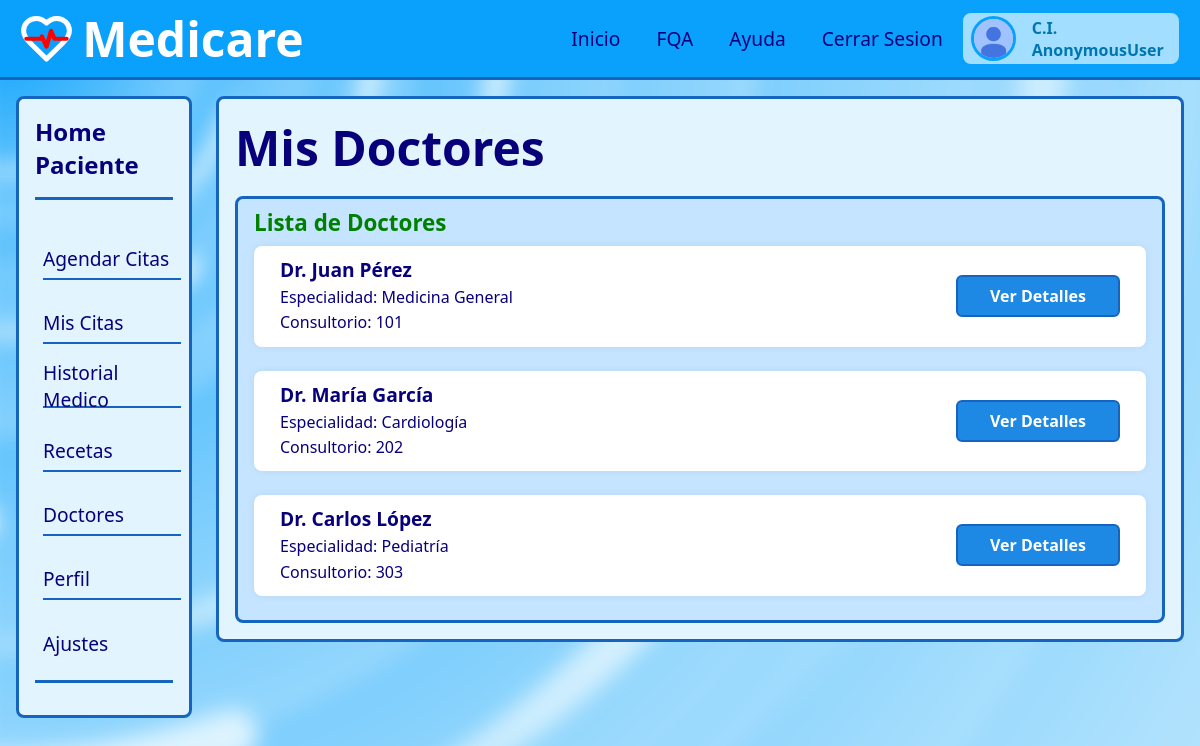
/doctores/, run on the app's committed database.
### apps/citasMedicas/models.py (models this page shows)
class Doctor(models.Model):
    user = models.OneToOneField(User, on_delete=models.CASCADE, related_name='doctor')
    especialidad = models.ForeignKey(Especialidad, on_delete=models.CASCADE, related_name='doctores')
    consultorio = models.CharField(max_length=100)
    def __str__(self):
        return f'Dr. {self.user.nombres} {self.user.apellidos}'

class Especialidad(models.Model):
    nombre = models.CharField(max_length=100)
    descripcion = models.TextField(max_length=2000, blank=True, null=True)
    def __str__(self):
        return self.nombre

### apps/users/models.py (models this page shows, shortened)
class User(AbstractBaseUser, PermissionsMixin):
    ROLE_CHOICES = (
        ('Paciente', 'Paciente'),
        ('Doctor', 'Doctor'),
        ('Administrador', 'Administrador'),
    )
    cedula_ti = models.CharField(max_length=150, unique=True)
    nombres = models.CharField(max_length=30)
    apellidos = models.CharField(max_length=30)
    fecha_nacimiento = models.DateField(blank=True, null=True)
    email = models.EmailField(unique=True)
    telefono = models.CharField(max_length=15, blank=True, null=True)
    rol = models.CharField(max_length=20, choices=ROLE_CHOICES, default='Paciente')
    is_active = models.BooleanField(default=True)
    is_admin = models.BooleanField(default=False)
    is_staff = models.BooleanField(default=False)   # 🚨 <-- AGREGA ESTA LÍNEA
    email_verificado = models.BooleanField(default=False)
    fecha_registro = models.DateTimeField(default=timezone.now)
    last_login = models.DateTimeField(blank=True, null=True)
    objects = CustomUserManager()
    USERNAME_FIELD = 'cedula_ti'
    EMAIL_FIELD = 'email'
    REQUIRED_FIELDS = ['nombres', 'apellidos', 'fecha_nacimiento', 'telefono', 'email']

### apps/citasMedicas/views.py (the view)
# urls.py: path('doctores/', citasMedicas_views.doctores, name='doctores'),
def doctores(request):
    doctores = Doctor.objects.filter(user__is_active=True)
    return render(request, 'doctores.html', {
        'doctores': doctores,
        'nDoctores' : doctores.count()
    })

### templates/doctores.html
{% extends "layouts/dashboard_paciente.html" %}
{% load static %}
{% block head %}
<link rel="stylesheet" href="{% static 'static/css/doctores.css' %}">
{% endblock head %}
{% block content %}
<main>
    <h1>Mis Doctores</h1>
    <div class="container">
        <section id="doctores-list">
            <div class="section-title">
                <h2>Lista de Doctores</h2>
            </div>
            {% for doctor in doctores %}
                <div class="doctor-card">
                    <div class="doctor-info">
                        <h3>{{ doctor}}</h3>
                        <p>Especialidad: {{ doctor.especialidad }}</p>
                        <p>Consultorio: {{ doctor.consultorio }}</p>
                    </div>
                    <div class="doctor-actions">
                        <a href="">Ver Detalles</a>
                    </div>
                </div>
            {% empty %}
                <p>No hay doctores registrados.</p>
            {% endfor %}
        </section>
    </div>
</main>
{% endblock content %}

### static/css/l_dashboard_p.css (style rules this page uses)
:root { --header-bg-color: #09A1FC; --header-border-color: #1565C0; --surface-bg-color: #A1DEFF; --surface-bg-color-two: #E2F5FF; --surface-bg-color-three: #fdfeff; --surface-bg-color-four: #c4e4ff; --nav-hover-bg-color: hwb(208 74% 2%); --main-text-color: #FFFFFF; --text-color-one: #08007B; --text-color-two: #0076b0; --text-color-three: #0021A3; --text-color-four: #000000; --button-bg-color: #1E88E5; --button-border-color: #1565C0; }
* { box-sizing: border-box; margin: 0; padding: 0; }
a { text-decoration: none; color: inherit; }
html,body { height: 100%; margin: 0; padding: 0; font-family: system-ui, -apple-system, BlinkMacSystemFont, 'Segoe UI', Roboto, Oxygen, Ubuntu, Cantarell, 'Open Sans', 'Helvetica Neue', sans-serif; color: var(--main-text-color); }
h1 { font-size: 3rem; }
h2 { font-size: 2rem; }
body { width: 100%; height: 100%; display: grid; grid-template-columns: 0.2fr 1fr; grid-template-rows: 0.1fr 0.9fr; grid-template-areas: "header header" "aside main"; }
main { grid-area: main; display: flex; flex-direction: column; padding: 1rem; gap: 1rem; }

### static/css/doctores.css (style rules this page uses)
main { margin: 1rem; display: flex; color: var(--text-color-one); background-color: var(--surface-bg-color-two); border: 3px solid var(--header-border-color); cursor: pointer; transition: 0.2s ease-out; border-radius: 8px; height: fit-content; gap: 1rem; }
.container { display: flex; gap: 1rem; }
section { display: flex; flex-direction: column; justify-content: start; color: var(--text-color-one); background-color: var(--surface-bg-color-four); border: 3px solid var(--header-border-color); transition: 0.2s ease-out; border-radius: 8px; padding: 0.5rem 1rem; gap: 0.5rem; width: 100%; height: 100%; min-height: 400px; cursor: default; }
.section-title { display: flex; align-items: center; height: 100%; gap: 0.5rem; }
.section-title h2 { font-size: 1.4rem; font-weight: bold; color: green; }
.doctor-card { display: flex; align-items: center; justify-content: space-between; padding: 0.5rem 1.5rem; border-radius: 8px; width: 100%; background: #fff; box-shadow: 0 0 8px 0 rgba(0,0,0,0.06); margin-bottom: 1rem; border: 2px solid transparent; transition: border 0.2s, background 0.2s; }
.doctor-info h3 { margin: 0; font-size: 1.2rem; font-weight: bold; color: var(--text-color-one); }
.doctor-info p { margin: 0.2rem 0; color: var(--text-color-one); font-size: 1rem; }
.doctor-actions a { background: var(--button-bg-color, #1E88E5); color: var(--main-text-color, #fff); border: 2px solid var(--button-border-color, #1565C0); border-radius: 6px; padding: 0.5rem 2rem; font-size: 1rem; font-weight: 600; cursor: pointer; text-decoration: none; display: inline-block; transition: background 0.2s, color 0.2s; margin-left: 1rem; }

### data on the page
Doctor: user.apellidos "Dr. Juan Pérez", especialidad "Medicina General", consultorio "101"
Doctor: user.apellidos "Dr. María García", especialidad "Cardiología", consultorio "202"
Doctor: user.apellidos "Dr. Carlos López", especialidad "Pediatría", consultorio "303"

### other printed values
{{ user }} "AnonymousUser"
